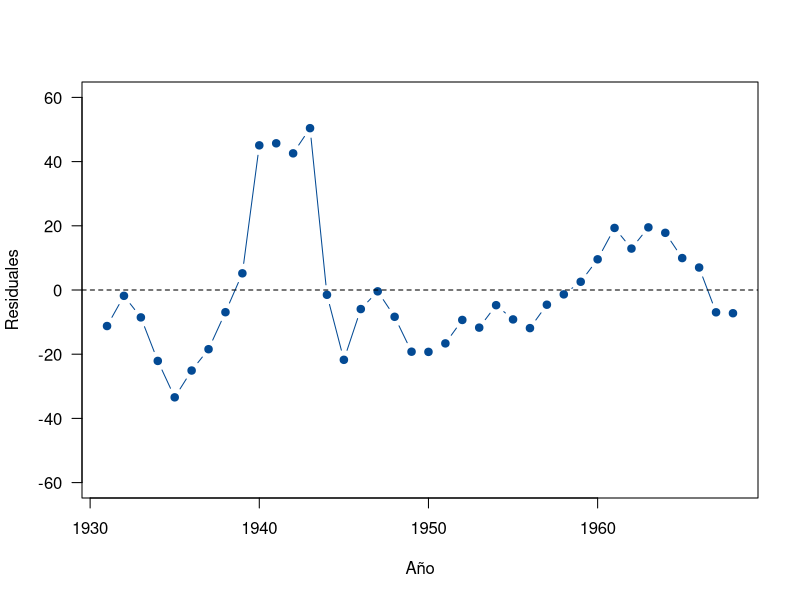
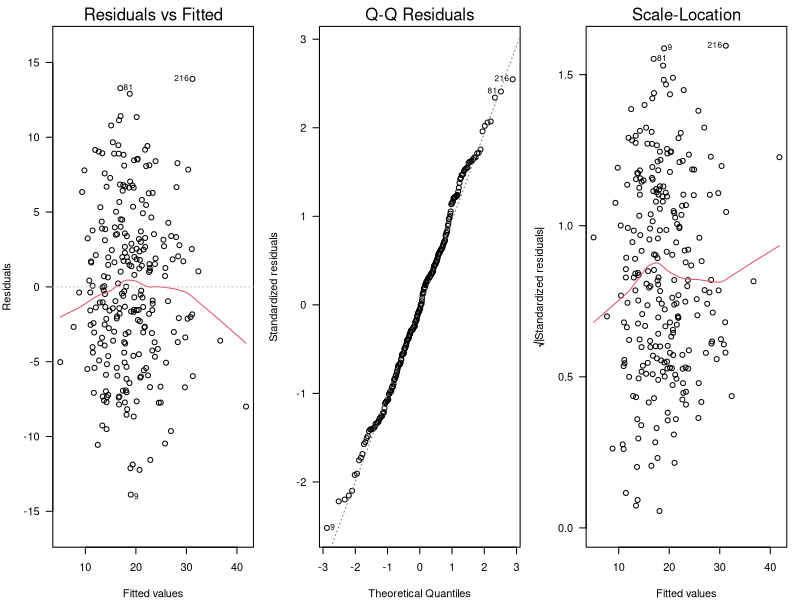
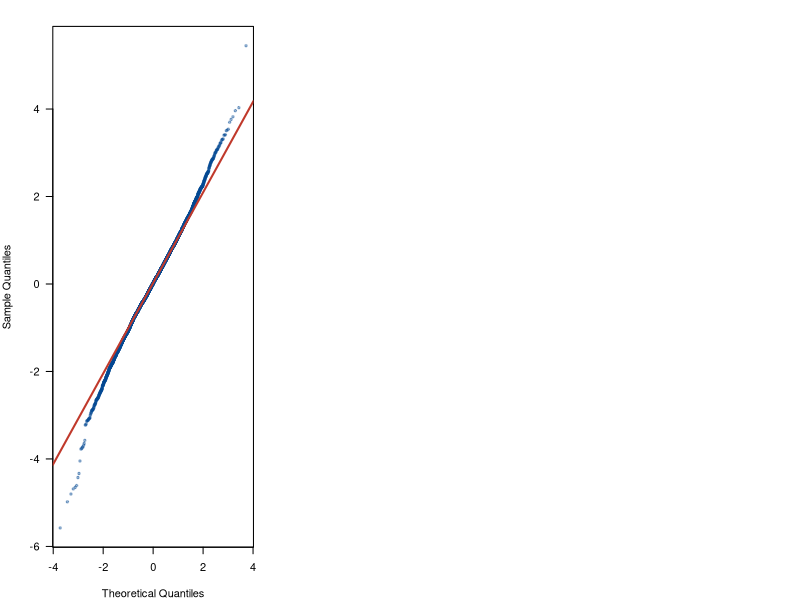

These figures' R source, in order:
## ---- chunk 1
knitr::opts_chunk$set(echo = TRUE, message = FALSE, warning = FALSE, comment = NA, collapse = FALSE)
options(scipen = 999)
## ---- chunk 2
grasa <- read.csv("data/grasa.csv")
modelo <- lm(grasa ~ abdomen, data = grasa)
## ---- chunk 3
head(data.frame(ordinario = residuals(modelo), estandarizado = rstandard(modelo),
                estudentizado = rstudent(modelo)))
## ---- chunk 4
modelo_cuad <- lm(grasa ~ abdomen + I(abdomen^2), data = grasa)
anova(modelo, modelo_cuad)
## ---- chunk 5
length(unique(grasa$abdomen))   # valores distintos de abdomen en 252 hombres
anova(modelo, lm(grasa ~ factor(abdomen), data = grasa))
## ---- chunk 6
library(lmtest)
bptest(modelo)
## ---- chunk 7
bptest(modelo, ~ abdomen + I(abdomen^2), data = grasa)
## ---- chunk 8
shapiro.test(rstandard(modelo))
## ---- chunk 9
condenas <- read.csv("data/condenas.csv")
modelo_c <- lm(condenas_mujeres ~ fecundidad, data = condenas)
coef(modelo_c)
## ---- chunk 10
plot(condenas$anio, residuals(modelo_c), type = "b", pch = 19, col = "#034A94", las = 1,
     xlab = "Año", ylab = "Residuales", ylim = c(-60, 60))
abline(h = 0, lty = 2)
## ---- chunk 11
dwtest(modelo_c, alternative = "two.sided")
## ---- chunk 12
sin39 <- grasa[grasa$id != 39, ]
modelo_sin39 <- lm(grasa ~ abdomen, data = sin39)
c(curvatura = anova(modelo_sin39, lm(grasa ~ abdomen + I(abdomen^2), data = sin39))[2, 6],
  breusch_pagan = unname(bptest(modelo_sin39)$p.value),
  shapiro = shapiro.test(rstandard(modelo_sin39))$p.value)
## ---- chunk 13
modelo_pecho <- lm(grasa ~ pecho, data = grasa)
par(mfrow = c(1, 3), mar = c(4, 4, 2, 1))
plot(modelo_pecho, which = 1:3, las = 1)
bptest(modelo_pecho)$p.value
shapiro.test(rstandard(modelo_pecho))$p.value
## ---- chunk 14
dwtest(modelo)$p.value
set.seed(2026)
desordenado <- grasa[sample(nrow(grasa)), ]
dwtest(lm(grasa ~ abdomen, data = desordenado))$p.value
## ---- chunk 15
set.seed(2026)
e <- rt(5000, df = 10)
shapiro.test(e)$p.value
qqnorm(e, pch = 19, cex = 0.5, col = "#034A9460", las = 1, main = "")
qqline(e, col = "#C0392B", lwd = 2)
